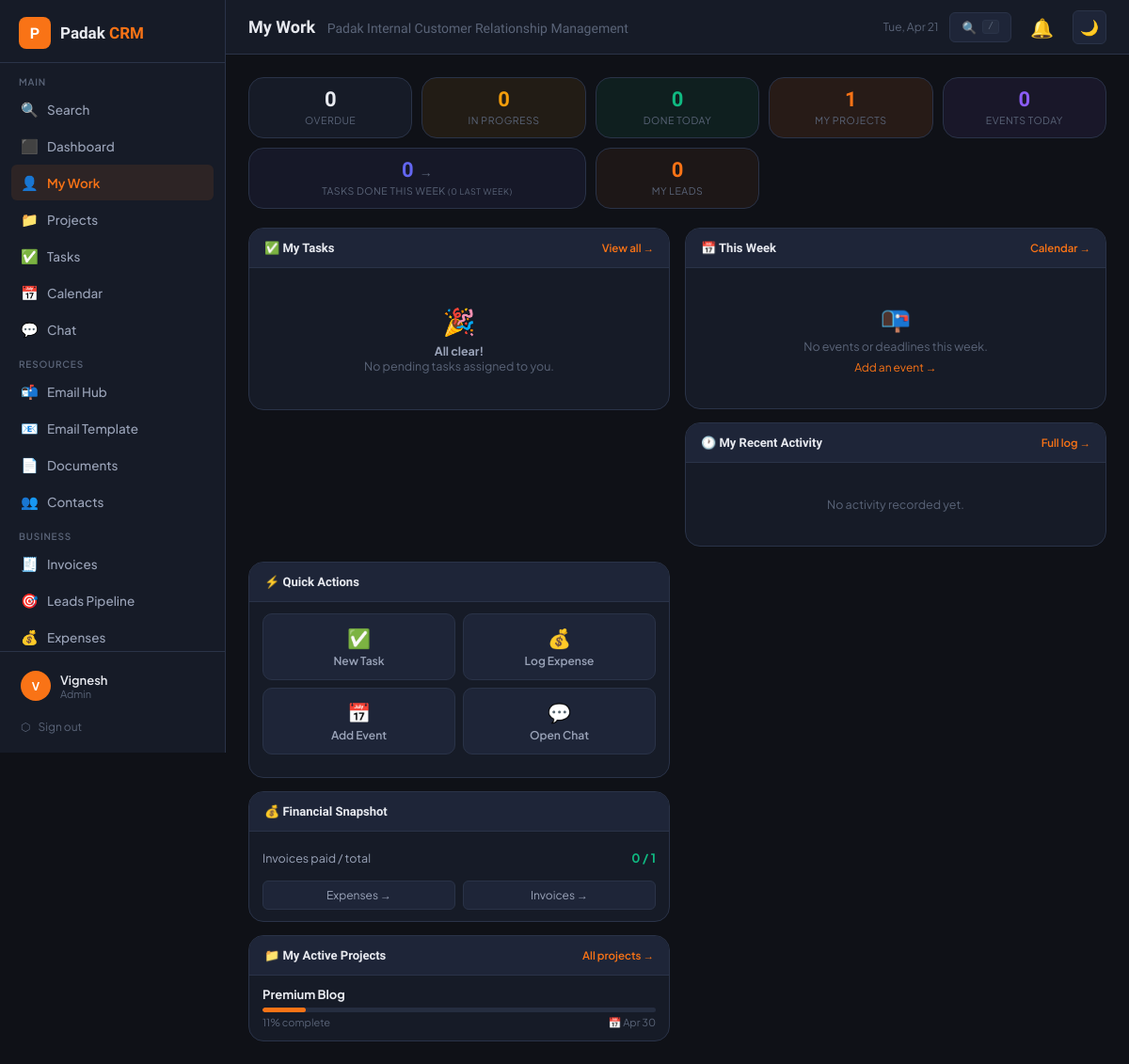
The page /mywork.php (signed in) on the database as committed earlier.
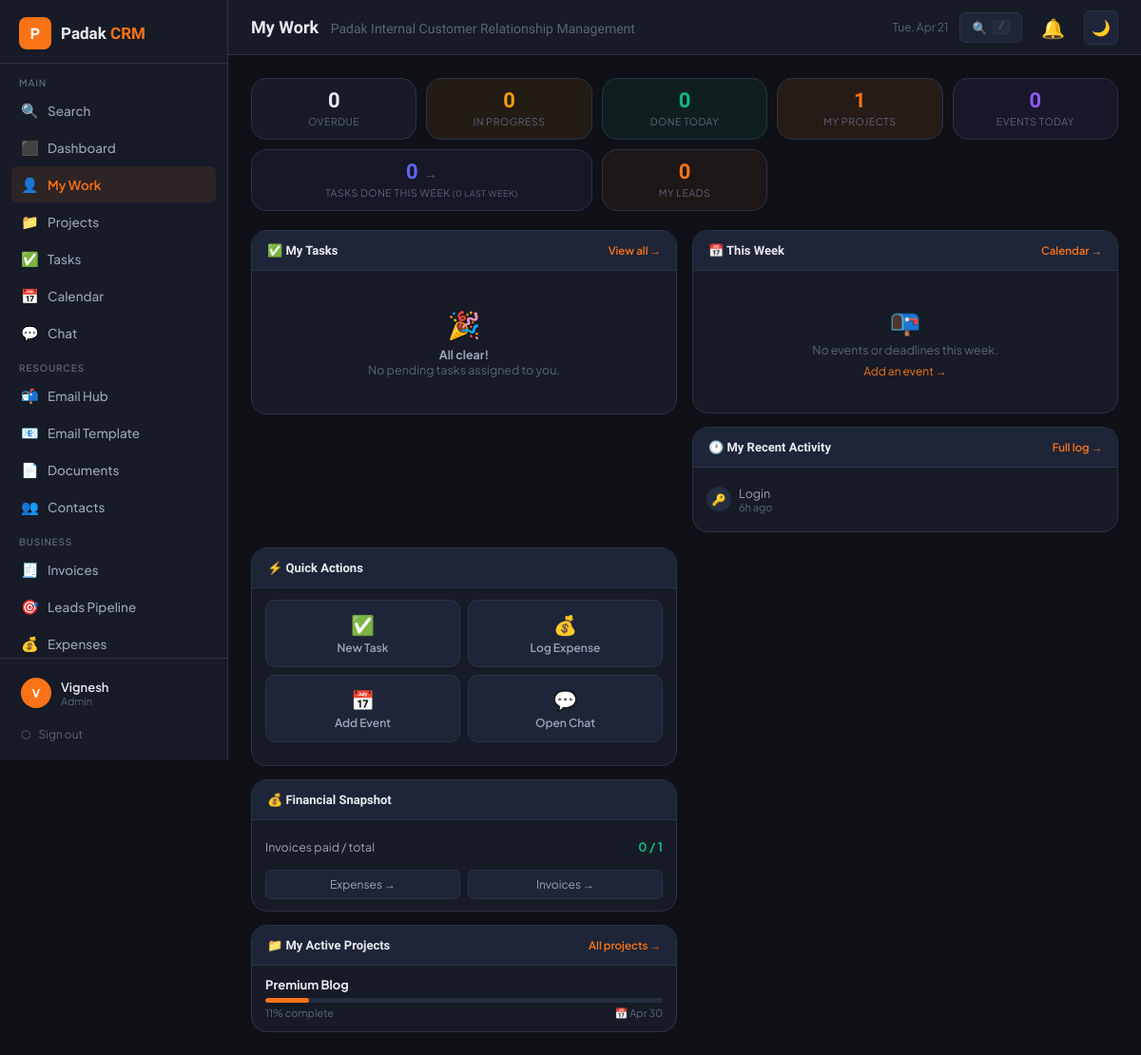
The same page on the database as committed later.
### tables this page shows
CREATE TABLE `projects` (
  `id` int(11) NOT NULL,
  `title` varchar(200) NOT NULL,
  `description` text DEFAULT NULL,
  `contact_id` int(11) DEFAULT NULL,
  `status` enum('planning','active','on_hold','completed','cancelled') DEFAULT 'planning',
  `priority` enum('low','medium','high','urgent') DEFAULT 'medium',
  `start_date` date DEFAULT NULL,
  `due_date` date DEFAULT NULL,
  `budget` decimal(12,2) DEFAULT NULL,
  `currency` varchar(10) DEFAULT 'LKR',
  `progress` int(11) DEFAULT 0,
  `created_by` int(11) NOT NULL,
  `created_at` datetime DEFAULT current_timestamp(),
  `updated_at` datetime DEFAULT current_timestamp() ON UPDATE current_timestamp()
);

CREATE TABLE `activity_log` (
  `id` int(11) NOT NULL,
  `user_id` int(11) DEFAULT NULL,
  `action` varchar(100) NOT NULL,
  `entity_type` varchar(50) DEFAULT NULL,
  `entity_id` int(11) DEFAULT NULL,
  `details` text DEFAULT NULL,
  `created_at` datetime DEFAULT current_timestamp()
);

### config.php (called while the page is built, shortened)
<?php
function currentUser(): array {
    return [
        'id'   => $_SESSION['crm_user_id'] ?? 0,
        'name' => $_SESSION['crm_name'] ?? '',
        'role' => $_SESSION['crm_role'] ?? '',
        'email'=> $_SESSION['crm_email'] ?? '',
        'avatar'=> $_SESSION['crm_avatar'] ?? null,
    ];
}
function h(string $s): string { return htmlspecialchars($s, ENT_QUOTES, 'UTF-8'); }

### mywork.php (the view, shortened to what the changed rows need)
<?php
require_once 'config.php';
require_once 'includes/layout.php';
$db   = getCRMDB();
$user = currentUser();
$uid  = (int)$user['id'];
$my_tasks = $db->query("
    SELECT t.*, p.title AS proj_title,
        CASE
            WHEN t.status != 'done' AND t.due_date < CURDATE() THEN 'overdue'
            WHEN t.status = 'done' THEN 'done'
            ELSE t.status
        END AS bucket
    FROM tasks t
    LEFT JOIN projects p ON p.id = t.project_id
    WHERE t.assigned_to = $uid AND t.status != 'done'
    ORDER BY
        CASE WHEN t.due_date < CURDATE() AND t.status != 'done' THEN 0 ELSE 1 END,
        FIELD(t.priority,'urgent','high','medium','low'),
        t.due_date ASC
    LIMIT 50
")->fetch_all(MYSQLI_ASSOC);
$tasks_todo     = array_values(array_filter($my_tasks, fn($t) => $t['bucket']==='todo'));
$tasks_inprog   = array_values(array_filter($my_tasks, fn($t) => $t['bucket']==='in_progress'));
$tasks_overdue  = array_values(array_filter($my_tasks, fn($t) => $t['bucket']==='overdue'));
$done_today = (int)$db->query("SELECT COUNT(*) AS c FROM tasks WHERE assigned_to=$uid AND DATE(completed_at)=CURDATE()")->fetch_assoc()['c'];
$week_start = date('Y-m-d');
$week_end   = date('Y-m-d', strtotime('+6 days'));
$today      = date('Y-m-d');
$cal_events = $db->query("
    SELECT ce.id, ce.title, ce.event_type, ce.start_datetime, ce.end_datetime,
           ce.all_day, ce.location, ce.color,
           p.title AS proj_title
    FROM calendar_events ce
    LEFT JOIN projects p ON p.id = ce.project_id
    LEFT JOIN calendar_attendees ca ON ca.event_id = ce.id AND ca.user_id = $uid
    WHERE (ce.created_by = $uid OR ca.user_id = $uid)
      AND DATE(ce.start_datetime) BETWEEN '$week_start' AND '$week_end'
    ORDER BY ce.start_datetime ASC
    LIMIT 20
")->fetch_all(MYSQLI_ASSOC);
$today_events = array_values(array_filter($cal_events, fn($e) => date('Y-m-d', strtotime($e['start_datetime'])) === $today));
$my_projects = $db->query("
    SELECT p.*, c.name AS client_name,
        (SELECT COUNT(*) FROM tasks t WHERE t.project_id=p.id AND t.assigned_to=$uid AND t.status!='done') AS my_open_tasks,
        (SELECT COUNT(*) FROM tasks t WHERE t.project_id=p.id AND t.assigned_to=$uid AND t.status='done') AS my_done_tasks,
        (SELECT COUNT(*) FROM tasks t WHERE t.project_id=p.id) AS total_tasks
    FROM projects p
    LEFT JOIN contacts c ON c.id = p.contact_id
    WHERE p.status = 'active'
      AND (p.created_by = $uid
           OR EXISTS(SELECT 1 FROM project_members pm WHERE pm.project_id=p.id AND pm.user_id=$uid))
    ORDER BY p.due_date ASC, p.created_at DESC
    LIMIT 6
")->fetch_all(MYSQLI_ASSOC);
$my_activity = $db->query("
    SELECT action, entity_type, entity_id, details, created_at
    FROM activity_log
    WHERE user_id = $uid
    ORDER BY created_at DESC
    LIMIT 5
")->fetch_all(MYSQLI_ASSOC);
$my_leads = $db->query("
    SELECT id, name, company, stage, priority, budget_est, budget_currency, expected_close
    FROM leads
    WHERE assigned_to = $uid AND stage NOT IN ('won','lost')
    ORDER BY FIELD(priority,'urgent','high','medium','low'), expected_close ASC
    LIMIT 5
")->fetch_all(MYSQLI_ASSOC);
$delegated_tasks = $db->query("
    SELECT t.id, t.title, t.status, t.priority, t.due_date,
           u.name AS assignee_name, p.title AS proj_title
    FROM tasks t
    JOIN users u ON u.id = t.assigned_to
    LEFT JOIN projects p ON p.id = t.project_id
    WHERE t.created_by = $uid AND t.assigned_to != $uid AND t.status != 'done'
    ORDER BY FIELD(t.priority,'urgent','high','medium','low'), t.due_date ASC
    LIMIT 5
")->fetch_all(MYSQLI_ASSOC);
$unread_client_msgs = $db->query("
    SELECT cm.id, cm.subject, cm.body, cm.created_at,
           c.name AS client_name, p.title AS proj_title, p.id AS proj_id
    FROM client_messages cm
    JOIN contacts c ON c.id = cm.contact_id
    LEFT JOIN projects p ON p.id = cm.project_id
    WHERE cm.sender_type = 'client' AND cm.is_read = 0
      AND (p.created_by = $uid OR cm.project_id IN (
          SELECT project_id FROM project_members WHERE user_id = $uid
      ))
    ORDER BY cm.created_at DESC
    LIMIT 3
")->fetch_all(MYSQLI_ASSOC);
$week_done = (int)$db->query("SELECT COUNT(*) AS c FROM tasks WHERE assigned_to=$uid AND completed_at >= DATE_SUB(CURDATE(), INTERVAL WEEKDAY(CURDATE()) DAY)")->fetch_assoc()['c'];
$stats = [
    'overdue'      => count($tasks_overdue),
    'todo'         => count($tasks_todo),
    'inprog'       => count($tasks_inprog),
    'done_today'   => $done_today,
    'projects'     => count($my_projects),
    'events_today' => count($today_events),
    'my_leads'     => count($my_leads),
    'delegated'    => count($delegated_tasks),
    'unread_client'=> count($unread_client_msgs),
    'week_done'    => $week_done,
];
?>
<div class="mw-kpis">
  <?php
  $kpis = [
    [$stats['overdue'],   'Overdue',        $stats['overdue']>0?'var(--red)':'var(--text)',  $stats['overdue']>0?'rgba(239,68,68,.08)':'var(--bg2)'],
    [$stats['inprog'],    'In Progress',    'var(--yellow)',  'rgba(245,158,11,.08)'],
    [$stats['done_today'],'Done Today',     'var(--green)',   'rgba(16,185,129,.08)'],
    [$stats['projects'],  'My Projects',    'var(--orange)',  'var(--orange-bg)'],
    [$stats['events_today'],'Events Today', 'var(--purple)',  'rgba(139,92,246,.08)'],
  ];
  foreach ($kpis as [$v,$l,$c,$bg]):?>
  <div class="mw-kpi" style="background:<?= $bg ?>">
    <div class="mw-kpi-val" style="color:<?= $c ?>"><?= $v ?></div>
    <div class="mw-kpi-lbl"><?= $l ?></div>
  </div>
  <?php endforeach; ?>
</div>
<div class="mw-grid">
  <div>
    <div class="mw-card">
      <div class="mw-card-body">
        <?php if (!$my_activity): ?>
        <div class="mw-card-empty">No activity recorded yet.</div>
        <?php else: ?>
        <?php
        $act_icons = [
            'created'=>'✚','updated'=>'✎','deleted'=>'🗑','uploaded'=>'↑',
            'completed'=>'✅','login'=>'🔑','mentioned'=>'@','replied'=>'💬',
            'sent'=>'📤','recorded'=>'💳','logged'=>'📝','viewed'=>'👁',
        ];
        foreach ($my_activity as $a):
            $word = strtolower(explode(' ',$a['action'])[0]);
            $icon = $act_icons[$word] ?? '•';
            $age  = '';
            $diff = time() - strtotime($a['created_at']);
            if ($diff < 60)      $age = 'just now';
            elseif ($diff < 3600) $age = floor($diff/60).'m ago';
            elseif ($diff < 86400)$age = floor($diff/3600).'h ago';
            else                  $age = date('M j', strtotime($a['created_at']));
        ?>
        <div class="mw-act">
          <div class="mw-act-icon"><?= $icon ?></div>
          <div class="mw-act-body">
            <div class="mw-act-text"><?= h(ucfirst($a['action'])) ?></div>
            <div class="mw-act-time"><?= $age ?></div>
          </div>
        </div>
        <?php endforeach; ?>
        <?php endif; ?>
      </div>
    </div>
  </div>
  <div>
    <div class="mw-card">
      <?php if (!$my_projects): ?>
      <div class="mw-card-empty">No active projects assigned to you.</div>
      <?php else: ?>
      <?php foreach ($my_projects as $p):
        $pct   = (int)$p['progress'];
        $due   = $p['due_date'] ? date('M j', strtotime($p['due_date'])) : null;
        $overdue_proj = $p['due_date'] && $p['due_date'] < date('Y-m-d');
        $my_open = (int)$p['my_open_tasks'];
      ?>
      <div class="mw-proj" onclick="location.href='projects.php?id=<?= $p['id'] ?>'">
        <div class="mw-proj-title"><?= h($p['title']) ?></div>
        <div class="mw-proj-bar"><div class="mw-proj-fill" style="width:<?= $pct ?>%"></div></div>
        <div class="mw-proj-meta">
          <span><?= $pct ?>% complete<?= $my_open ? ' · '.$my_open.' task'.($my_open>1?'s':'').' mine' : '' ?></span>
          <?php if ($due): ?><span style="<?= $overdue_proj?'color:var(--red);font-weight:700':'' ?>">📅 <?= $due ?></span><?php endif; ?>
        </div>
      </div>
      <?php endforeach; ?>
      <?php endif; ?>
    </div>
  </div>
</div>

Rows that differ between the two databases and show on the page:
added activity_log: action "🔑", action "Login", created_at "6h ago"
Other text that changed with them:
text no longer shown: "No activity recorded yet."
